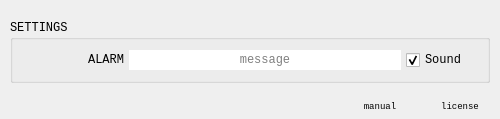
<?xml version="1.0" encoding="UTF-8"?>
<ui version="4.0">
 <class>timerwatch_settings</class>
 <widget class="QWidget" name="timerwatch_settings">
  <property name="geometry">
   <rect>
    <x>0</x>
    <y>0</y>
    <width>500</width>
    <height>119</height>
   </rect>
  </property>
  <property name="sizePolicy">
   <sizepolicy hsizetype="Ignored" vsizetype="Ignored">
    <horstretch>0</horstretch>
    <verstretch>0</verstretch>
   </sizepolicy>
  </property>
  <property name="font">
   <font>
    <family>Lucida Console</family>
   </font>
  </property>
  <layout class="QVBoxLayout" name="imagineboard_settings_layout">
   <property name="spacing">
    <number>5</number>
   </property>
   <property name="leftMargin">
    <number>0</number>
   </property>
   <property name="topMargin">
    <number>0</number>
   </property>
   <property name="rightMargin">
    <number>0</number>
   </property>
   <property name="bottomMargin">
    <number>5</number>
   </property>
   <item>
    <widget class="QWidget" name="settings" native="true">
     <layout class="QVBoxLayout" name="settings_layout">
      <property name="spacing">
       <number>5</number>
      </property>
      <property name="leftMargin">
       <number>10</number>
      </property>
      <property name="topMargin">
       <number>20</number>
      </property>
      <property name="rightMargin">
       <number>10</number>
      </property>
      <property name="bottomMargin">
       <number>10</number>
      </property>
      <item>
       <widget class="QGroupBox" name="group_settings">
        <property name="title">
         <string>SETTINGS</string>
        </property>
        <layout class="QGridLayout" name="group_settings_layout">
         <property name="leftMargin">
          <number>1</number>
         </property>
         <property name="topMargin">
          <number>10</number>
         </property>
         <property name="rightMargin">
          <number>1</number>
         </property>
         <property name="bottomMargin">
          <number>10</number>
         </property>
         <property name="spacing">
          <number>5</number>
         </property>
         <item row="0" column="0">
          <widget class="QLabel" name="label_alarm">
           <property name="sizePolicy">
            <sizepolicy hsizetype="Fixed" vsizetype="Fixed">
             <horstretch>0</horstretch>
             <verstretch>0</verstretch>
            </sizepolicy>
           </property>
           <property name="minimumSize">
            <size>
             <width>110</width>
             <height>20</height>
            </size>
           </property>
           <property name="maximumSize">
            <size>
             <width>110</width>
             <height>20</height>
            </size>
           </property>
           <property name="text">
            <string>ALARM</string>
           </property>
           <property name="alignment">
            <set>Qt::AlignRight|Qt::AlignTrailing|Qt::AlignVCenter</set>
           </property>
          </widget>
         </item>
         <item row="0" column="1">
          <layout class="QHBoxLayout" name="sounds_layout">
           <property name="spacing">
            <number>5</number>
           </property>
           <property name="bottomMargin">
            <number>0</number>
           </property>
           <item>
            <widget class="QLineEdit" name="menu_alarm_message">
             <property name="sizePolicy">
              <sizepolicy hsizetype="Ignored" vsizetype="Fixed">
               <horstretch>0</horstretch>
               <verstretch>0</verstretch>
              </sizepolicy>
             </property>
             <property name="minimumSize">
              <size>
               <width>0</width>
               <height>20</height>
              </size>
             </property>
             <property name="maximumSize">
              <size>
               <width>16777215</width>
               <height>20</height>
              </size>
             </property>
             <property name="focusPolicy">
              <enum>Qt::ClickFocus</enum>
             </property>
             <property name="frame">
              <bool>false</bool>
             </property>
             <property name="alignment">
              <set>Qt::AlignCenter</set>
             </property>
             <property name="placeholderText">
              <string>message</string>
             </property>
            </widget>
           </item>
           <item>
            <widget class="QCheckBox" name="menu_alarm_sound">
             <property name="sizePolicy">
              <sizepolicy hsizetype="Ignored" vsizetype="Fixed">
               <horstretch>0</horstretch>
               <verstretch>0</verstretch>
              </sizepolicy>
             </property>
             <property name="minimumSize">
              <size>
               <width>0</width>
               <height>20</height>
              </size>
             </property>
             <property name="maximumSize">
              <size>
               <width>80</width>
               <height>20</height>
              </size>
             </property>
             <property name="text">
              <string>Sound</string>
             </property>
             <property name="checked">
              <bool>true</bool>
             </property>
            </widget>
           </item>
          </layout>
         </item>
        </layout>
       </widget>
      </item>
      <item>
       <spacer name="vertical_spacer">
        <property name="orientation">
         <enum>Qt::Vertical</enum>
        </property>
        <property name="sizeHint" stdset="0">
         <size>
          <width>0</width>
          <height>0</height>
         </size>
        </property>
       </spacer>
      </item>
     </layout>
    </widget>
   </item>
   <item>
    <layout class="QHBoxLayout" name="group_z_layout">
     <property name="spacing">
      <number>0</number>
     </property>
     <item>
      <spacer name="z_spacer">
       <property name="orientation">
        <enum>Qt::Horizontal</enum>
       </property>
       <property name="sizeHint" stdset="0">
        <size>
         <width>0</width>
         <height>0</height>
        </size>
       </property>
      </spacer>
     </item>
     <item>
      <widget class="QPushButton" name="manual">
       <property name="sizePolicy">
        <sizepolicy hsizetype="Preferred" vsizetype="Fixed">
         <horstretch>0</horstretch>
         <verstretch>0</verstretch>
        </sizepolicy>
       </property>
       <property name="minimumSize">
        <size>
         <width>0</width>
         <height>15</height>
        </size>
       </property>
       <property name="maximumSize">
        <size>
         <width>80</width>
         <height>15</height>
        </size>
       </property>
       <property name="font">
        <font>
         <pointsize>7</pointsize>
        </font>
       </property>
       <property name="focusPolicy">
        <enum>Qt::NoFocus</enum>
       </property>
       <property name="text">
        <string>manual</string>
       </property>
       <property name="flat">
        <bool>true</bool>
       </property>
      </widget>
     </item>
     <item>
      <widget class="QPushButton" name="copyright">
       <property name="sizePolicy">
        <sizepolicy hsizetype="Preferred" vsizetype="Fixed">
         <horstretch>0</horstretch>
         <verstretch>0</verstretch>
        </sizepolicy>
       </property>
       <property name="minimumSize">
        <size>
         <width>0</width>
         <height>15</height>
        </size>
       </property>
       <property name="maximumSize">
        <size>
         <width>80</width>
         <height>15</height>
        </size>
       </property>
       <property name="font">
        <font>
         <pointsize>7</pointsize>
        </font>
       </property>
       <property name="focusPolicy">
        <enum>Qt::NoFocus</enum>
       </property>
       <property name="text">
        <string>license</string>
       </property>
       <property name="flat">
        <bool>true</bool>
       </property>
      </widget>
     </item>
    </layout>
   </item>
  </layout>
 </widget>
 <resources/>
 <connections/>
</ui>
